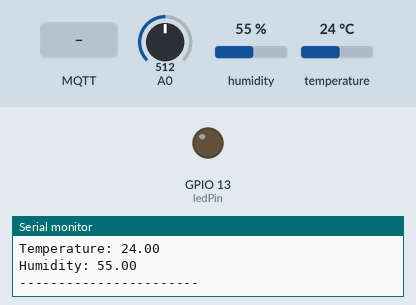
Simulated run of this sketch. Board: ESP8266 (NodeMCU). On the bench: output pins drawn as LEDs (lit = HIGH), the last lines printed to the serial monitor. The inputs (shaded band) are chosen by the test bench; at power-on: A0 = 512, humidity 55 %, temperature 24 °C. WiFi joins after 1.5 s; servers stay silent unless stated; no MQTT or app messages arrive unless stated.

Above: at 2.7 s.
2.8 s: MQTT message "on" arrives on the first subscribed topic
At 7.1 s:
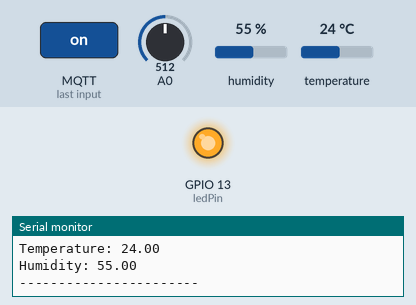
13.1 s: MQTT message "0" arrives on the first subscribed topic
At 17.8 s:
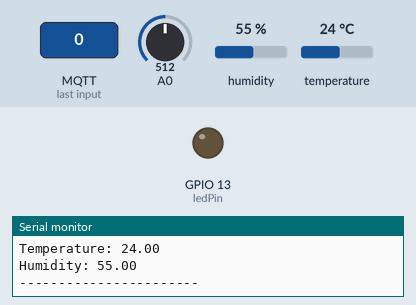
Timing chart, 0 to 19.3 s (numbered marks = the images above; inputs shaded):
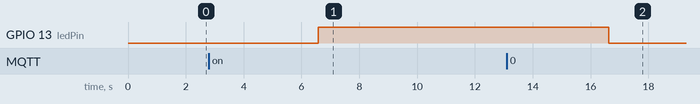

Measured:
- after the input at 2.8 s, GPIO 13 (ledPin): LOW → HIGH after 3.8 s
- after the input at 13.1 s, GPIO 13 (ledPin): HIGH → LOW after 3.5 s

The sketch:

communicationPubSubv2.ino
```cpp
#include <ESP8266WiFi.h>
#include <PubSubClient.h>
#include <DHT.h>

#define DHTPIN 2
#define DHTTYPE DHT11

int ledPin = 13;
int ledState = LOW;

int del = 5000;

DHT dht(DHTPIN, DHTTYPE);

const char* ssid = "MOVISTAR_7728";                               // wifi ssid
const char* password =  "supercalifragilisticoespialidoso27";     // wifi password
const char* mqttServer = "192.168.1.55";                          // IP adress Raspberry Pi
const int mqttPort = 1883;
const char* mqttUser = "mqttusr";                                 // if you don't have MQTT Username, no need input
const char* mqttPassword = "mqttrpi";                             // if you don't have MQTT Password, no need input

WiFiClient espClient;
PubSubClient client(espClient);

void setup() {

  Serial.begin(115200);

    //Init LED output
  pinMode(ledPin, OUTPUT);
  digitalWrite(ledPin, ledState);

  WiFi.begin(ssid, password);

  while (WiFi.status() != WL_CONNECTED) {
    delay(500);
    Serial.println("Connecting to WiFi..");
  }
  Serial.println("Connected to the WiFi network");

  client.setServer(mqttServer, mqttPort);
  client.setCallback(callback);

  while (!client.connected()) {
    Serial.println("Connecting to MQTT...");

    if (client.connect("ESP8266Client", mqttUser, mqttPassword )) {

      Serial.println("connected");
      client.subscribe("esp8266");
    } else {

      Serial.print("failed with state ");
      Serial.print(client.state());
      delay(2000);

    }
  }

//  client.publish("esp8266", "Hello Raspberry Pi");
//  client.subscribe("esp8266");

}

void callback(char* topic, byte* payload, unsigned int length) {
  bool error = false;
  if(length==1){
    int x = (int)payload[0];
    changeFreq(x);
  }else if(length == 2){
    char arr [2];
    arr[0] = payload[0];
    arr[1] = payload[1];
    String str = arr;
    if(str == "on"){
      ledState = HIGH;
      digitalWrite(ledPin, ledState);
      Serial.println("Turn on LED");
    }else{
        error = true;
    }
  }else if(length == 3){
    char arr [3];
    arr[0] = payload[0];
    arr[1] = payload[1];
    arr[2] = payload[2];
    String str = arr;
    if(str == "off"){
      ledState = LOW;
      digitalWrite(ledPin, ledState);
      Serial.println("Turn off LED");
    }else{
      error = true;
    }

  }

  if(error || length > 3){
     Serial.print("ERROR: Message do not recognize ");
    Serial.print("Message:");
    for (int i = 0; i < length; i++) {
      Serial.print((char)payload[i]);

    }
    Serial.println();
    Serial.println("-----------------------");
  }

}

void changeFreq(int estate){
  if(estate==48){ //48 en bytes equivale a recibir un 0
    ledState=LOW;
    del=7000;
    digitalWrite(ledPin, ledState);
    Serial.println("Change Fregquncy Low");
  }else if(estate==49){ //49 en bytes equivale a recibir un 1
    ledState=HIGH;
    del=2000;
    digitalWrite(ledPin, ledState);
    Serial.println("Change Fregquncy Hight");
  }else{
    Serial.print("***ERROR state do not recognize ");
    Serial.println(estate);
  }
  Serial.println("-----------------------");
}

float readVoltage(){
    int val = analogRead(A0);
    if(isnan(val)){
      Serial.println("***ERROR in voltage");
      return -999;
    }else{
      float voltage = val * (5.0 / 1023.0);
      Serial.print("voltage: ");
      Serial.println(voltage);
      return voltage;
    }
}

float readDHTHumidity() {
  float h = dht.readHumidity();
  if (isnan(h)) {
    Serial.println("***ERROR in humidity sensor");
    return -999;
  }
  else {
    Serial.print("Humidity: ");
    Serial.println(h);
    return h;
  }
}

float readDHTTemperature() {

  float t = dht.readTemperature();
  if (isnan(t)) {
    Serial.println("***ERROR in temperature sensor");
    return -9999;
  }
  else {
    Serial.print("Temperature: ");
    Serial.println(t);
    return t;
  }
}

void loop() {
  //  char str[15];
  //  sprintf(str, "%g", voltage);

    char volt [10];
    char temp [10];
    char humd [10];
    char led [1];
    led[0] = ledState;
    sprintf(volt,"%g",readVoltage());
    sprintf(temp,"%g",readDHTTemperature());
    sprintf(humd,"%g",readDHTHumidity());

    Serial.println("-----------------------");

    client.publish("voltage-micro", volt);
    client.publish("temperature-micro", temp);
    client.publish("humidity-micro",humd);
    client.publish("led-micro",led);

    delay(del);
    client.loop();
}
```
